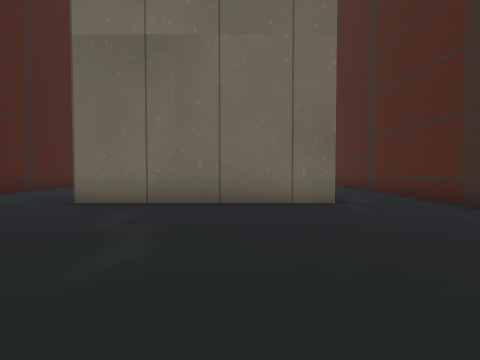
[1] (above)

16 first-person views from a walk through a level from a Godot 3-D game. The camera is 1.4 m above the floor, tilts 2° down and sees 80° across. The floor is counted in squares, 2 m on a side. Each view is taken from the middle of a square. On the plan, view 1 faces up. The plan holds only what a view shows up to about 10 squares ahead; the rest is blank. The place goes on beyond the plan.

[2]
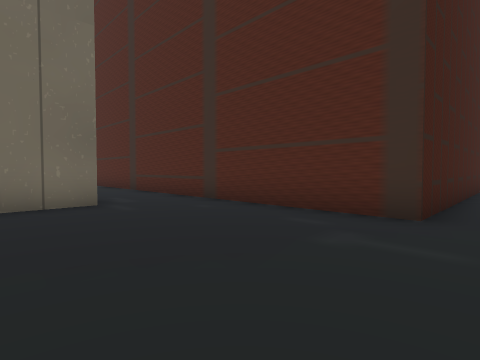

[3]
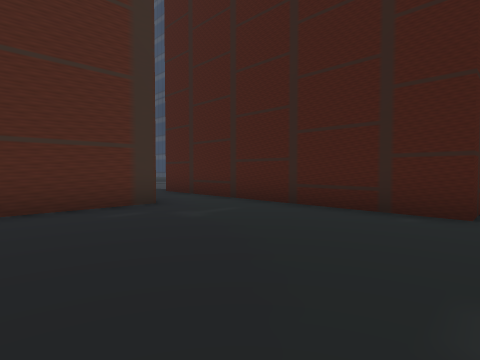

[4]
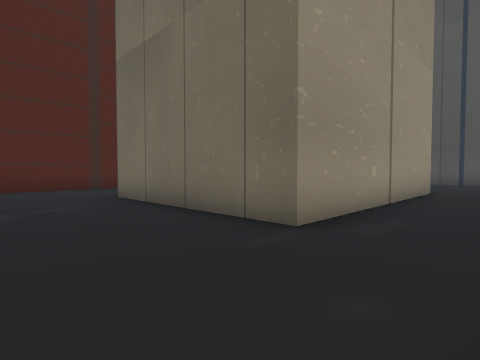

[5]
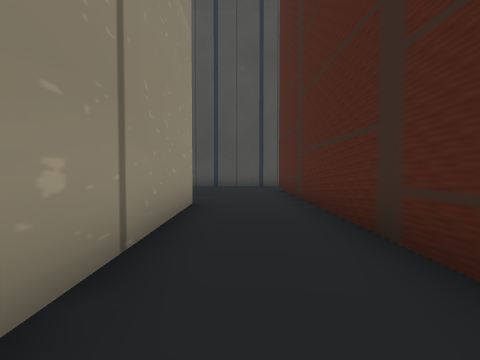

[6]
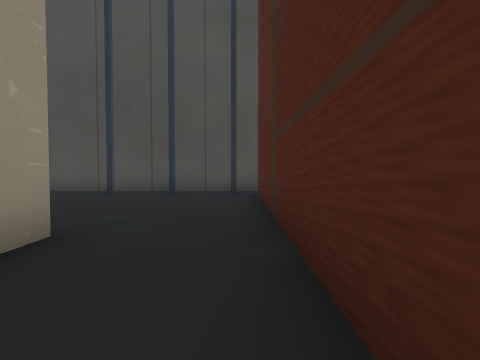

[7]
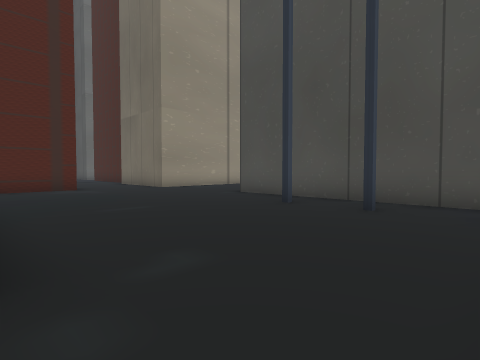

[8]
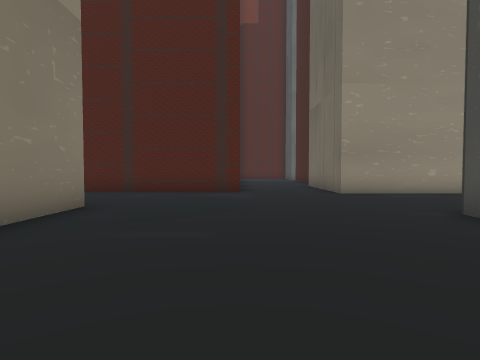

[9]
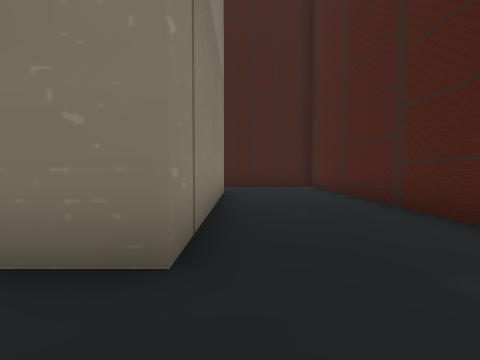

[10]
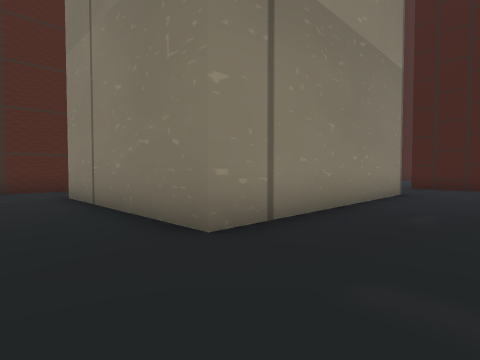

[11]
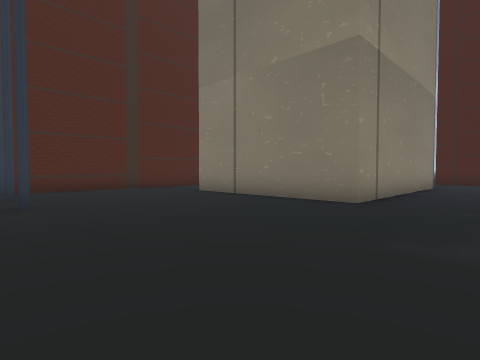

[12]
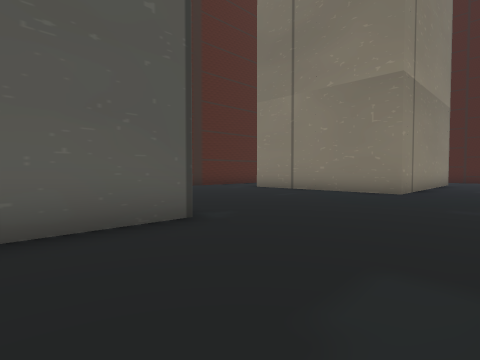

[13]
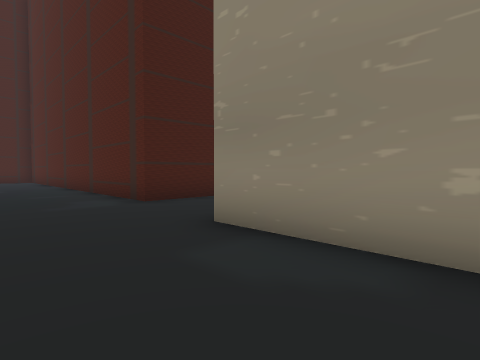

[14]
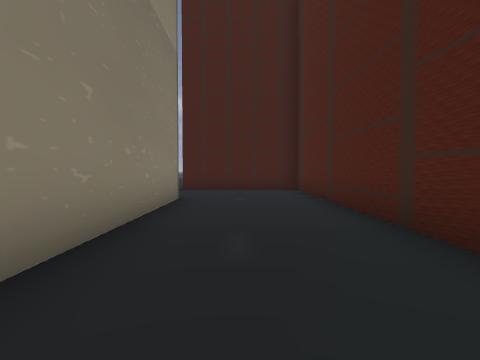

[15]
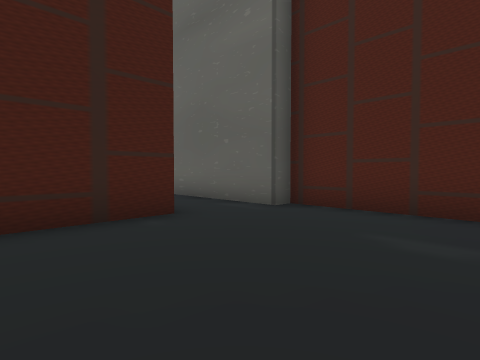

[16]
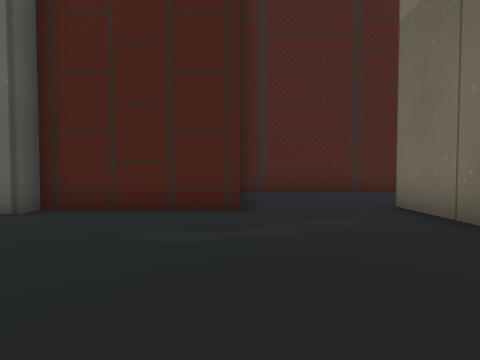

### Floor plan
Key: @ floor where view 1 was taken; # wall or solid block; . floor; T tower.
Columns run from 8 left of view 1 to 11 right of it. Each row starts with its distance up from view 1.
 22  #....#
 21  #....#
 20  #....########
 19 ##...........
 18 ........#.#..#
 17 .............#
 16 ##...........#
 15  #...........#
 14  #...........#
 13  #...TTT###..#
 12  #...T    #..#
 11  #...T    #..#
 10  #...T    #..#
  9  #...T    #..#
  8  #...T    #..#
  7  #...T    #..#
  6  #...######..#
  5  #...........#
  4  #...........#
  3  #####.......#
  2      #.......#
  1      #.......#######
  0      #..@.......
 -1      #..########
 -2      #..#
 -3      #.
 -4      #.

Positions as (right, up) in squares from view 1, and headings:
1: (0, 0), facing up
2: (0, 0), facing up-right
3: (-1, 4), facing down-right
4: (4, 3), facing up-left
5: (3, 7), facing up
6: (4, 10), facing up
7: (4, 13), facing up-left
8: (2, 16), facing left
9: (-4, 15), facing down
10: (-6, 15), facing down-right
11: (-6, 19), facing down-right
12: (-6, 22), facing down-right
13: (-4, 22), facing down-left
14: (-5, 13), facing down
15: (2, 3), facing down-left
16: (2, 3), facing left
